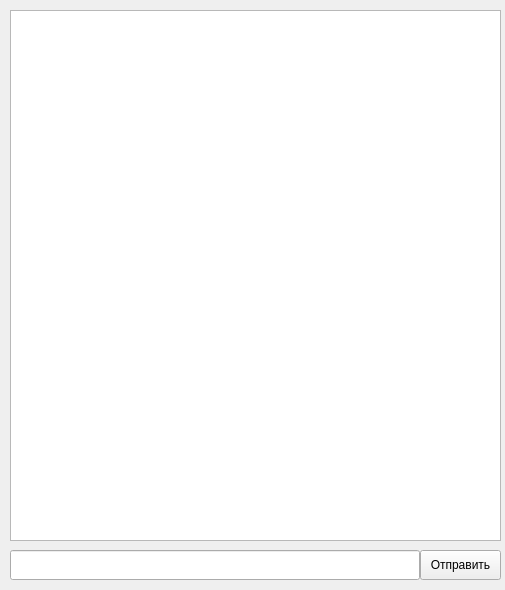
<?xml version="1.0" encoding="UTF-8"?>
<ui version="4.0">
 <class>MainWindow</class>
 <widget class="QMainWindow" name="MainWindow">
  <property name="geometry">
   <rect>
    <x>0</x>
    <y>0</y>
    <width>505</width>
    <height>590</height>
   </rect>
  </property>
  <property name="windowTitle">
   <string>Чатилка</string>
  </property>
  <property name="accessibleName">
   <string/>
  </property>
  <widget class="QWidget" name="centralwidget">
   <widget class="QPushButton" name="pushButton">
    <property name="geometry">
     <rect>
      <x>420</x>
      <y>550</y>
      <width>81</width>
      <height>30</height>
     </rect>
    </property>
    <property name="text">
     <string>Отправить</string>
    </property>
   </widget>
   <widget class="QPlainTextEdit" name="plainTextEdit">
    <property name="enabled">
     <bool>true</bool>
    </property>
    <property name="geometry">
     <rect>
      <x>10</x>
      <y>10</y>
      <width>491</width>
      <height>531</height>
     </rect>
    </property>
    <property name="accessibleName">
     <string/>
    </property>
    <property name="readOnly">
     <bool>true</bool>
    </property>
   </widget>
   <widget class="QLineEdit" name="lineEdit">
    <property name="geometry">
     <rect>
      <x>10</x>
      <y>550</y>
      <width>410</width>
      <height>30</height>
     </rect>
    </property>
   </widget>
  </widget>
 </widget>
 <resources/>
 <connections/>
</ui>
